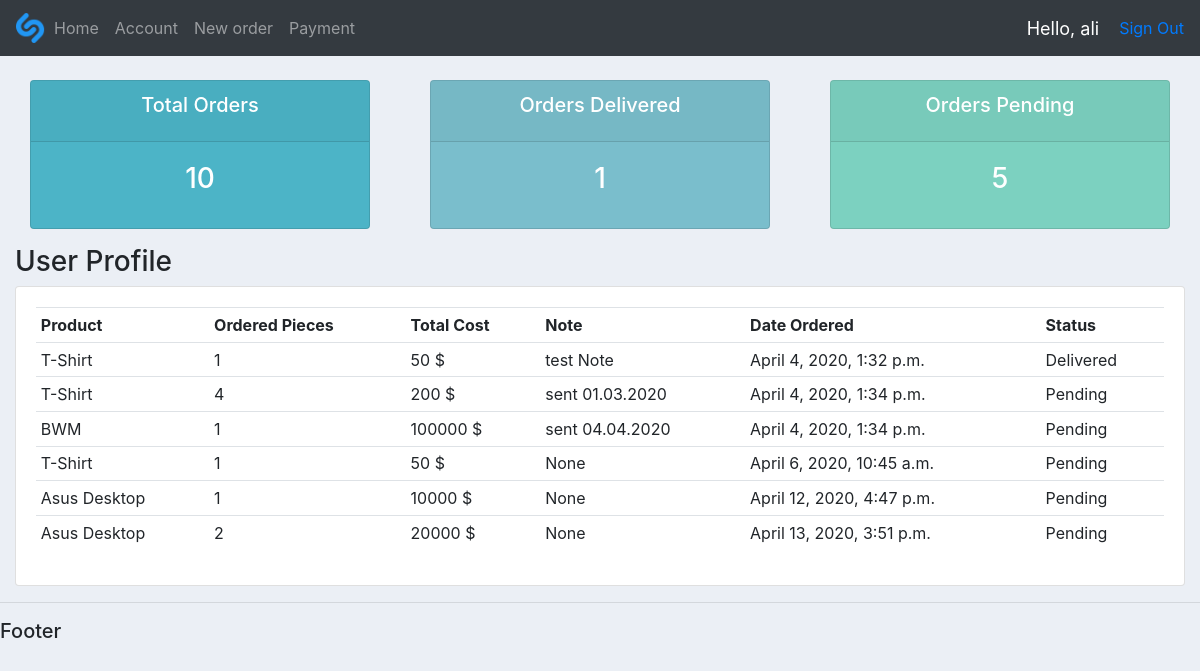
Screenshot of /user/ (signed in) with the database file from the repository.
### accounts/models.py (models this page shows, shortened)
class Order(models.Model):
    Status = (
        ('Pending', 'Pending'),
        ('Out of Delivery', 'Out Of Delivery'),
        ('Delivered', 'Delivered')
    )
    customer = models.ForeignKey(Customer, null=True, on_delete=models.SET_NULL)
    product = models.ForeignKey(Product, null=True, on_delete=models.SET_NULL)
    dateCreated = models.DateTimeField(auto_now_add=True, null=True)
    status = models.CharField(max_length=200, null=True, choices=Status, default='Pending')
    note = models.CharField(max_length=1000, null=True)
    adet = models.IntegerField(null=True)
    totalCost= models.IntegerField(null=True)

class Product(models.Model):
    Category = (
        ('Indoor', 'Indoor'),
        ('Outdoor', 'Outdoor'),
        ('Electronic', 'Electronic')
    )
    name = models.CharField(max_length=200, null=True)
    price = models.FloatField(null=True)
    category = models.CharField(max_length=200, null=True, choices=Category)
    description = models.CharField(max_length=200, null=True)
    dateCreated = models.DateTimeField(auto_now_add=True, null=True)
    tags = models.ManyToManyField(Tag)
    def __str__(self):
        return self.name

### accounts/decorators.py (the view)
        def wrapper_function(request, *args, **kwargs):
            group = None
            if request.user.groups.exists():
                group = request.user.groups.all()[0].name
            for role in allowed_roles:
                if group == role:
                    return view_func(request, *args, **kwargs)
            return HttpResponse("You are not authorized to view this page")

### accounts/views.py (called while the page is built)
@allowed_users(allowed_roles=['customer'])
@login_required(login_url='signin')
def userPage(request):
    orders = request.user.customer.order_set.all()
    totalOrders = orders.count()
    delivered = orders.filter(status='Delivered').count()
    pending = orders.filter(status='Pending').count()
    totalOrdersAmount = 0
    for order in orders:
        totalOrdersAmount += order.adet
    context = {'orders': orders,
               'totalOrders': totalOrders,
               'delivered': delivered,
               'pending': pending,
               'totalOrdersAmount':totalOrdersAmount
               }
    return render(request, 'accounts/user.html', context)

### accounts/templates/accounts/user.html
{% extends 'accounts/main.html'%}
{% block content%}
{% include 'accounts/status.html' %}
<h3>User Profile</h3>
<div class="row">
    <div class="col-md">
        <div class="card card-body">
            <table class="table table-sm">
                <tr>
                    <th>Product</th>
                    <th>Ordered Pieces</th>
                    <th>Total Cost</th>
                    <th>Note</th>
                    <th>Date Ordered</th>
                    <th>Status</th>
                </tr>
                {% for order in orders %}
                <tr>
                    <td>{{order.product}}</td>
                    <td>{{order.adet}}</td>
                    <td>{{order.totalCost}}<span> $</span></td>
                    <td>{{order.note}}</td>
                    <td>{{order.dateCreated}}</td>
                    <td>{{order.status}}</td>
                </tr>
                {% endfor %}
            </table>
        </div>
    </div>
</div>
{%endblock%}

### accounts/templates/accounts/navbar.html (shortened to what this page needs)
{% load static %}
<nav class="navbar navbar-expand-lg navbar-dark bg-dark">
    <img src="{% static 'images/Shazam.png' %}" style="width:30px;height:30px;">
    <div class="collapse navbar-collapse" id="navbarNav">
        <ul class="navbar-nav">
            {% if request.user.is_staff %}
            <li class="nav-item active">
                <a class="nav-link" href="{% url 'home' %}">Dashboard</a>
            </li>
            <li class="nav-item">
                <a class="nav-link" href="{% url 'products' %}">Products</a>
            </li>
            {% else %}
            <li class="nav-item">
                <a class="nav-link" href="{% url 'user-page' %}">Home</a>
            </li>
            <li class="nav-item">
                <a class="nav-link" href="{% url 'account' %}">Account</a>
            </li>
            <li class="nav-item">
                <a class="nav-link" href="{% url 'purchase' user.customer.id %}">New order</a>
            </li>
            <li class="nav-item">
                <a class="nav-link" href="{% url 'payment' user.customer.id%}">Payment</a>
            </li>
            {%endif%}
        </ul>
    </div>
    <span id="hello-message">Hello, {{request.user}}</span>
    <span><a href="{% url 'signout' %}">Sign Out</a></span>
</nav>

### static/css/main.css (style rules this page uses)
body { background-color:#ebeff5; }

### accounts/templates/accounts/navbar.html (style rules this page uses)
#hello-message { font-size: 18px; color: white; margin-right: 20px; }

### rows the page displays
Order: product "T-Shirt", adet "1", totalCost "50", note "test Note", dateCreated "April 4, 2020, 1:32 p.m.", status "Delivered"
Order: product "T-Shirt", adet "4", totalCost "200", note "sent 01.03.2020", dateCreated "April 4, 2020, 1:34 p.m.", status "Pending"
Order: product "BWM", adet "1", totalCost "100000", note "sent 04.04.2020", dateCreated "April 4, 2020, 1:34 p.m.", status "Pending"
Order: product "T-Shirt", adet "1", totalCost "50", note "None", dateCreated "April 6, 2020, 10:45 a.m.", status "Pending"
Order: product "Asus Desktop", adet "1", totalCost "10000", note "None", dateCreated "April 12, 2020, 4:47 p.m.", status "Pending"
Order: product "Asus Desktop", adet "2", totalCost "20000", note "None", dateCreated "April 13, 2020, 3:51 p.m.", status "Pending"

### other values shown
{{ request.user }} "ali"
{{ totalOrdersAmount }} "10"
{{ delivered }} "1"
{{ pending }} "5"
